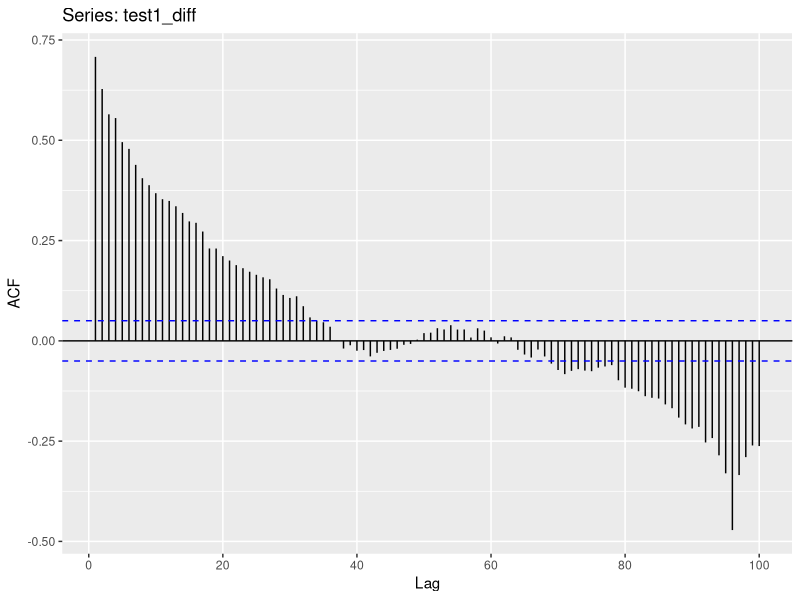
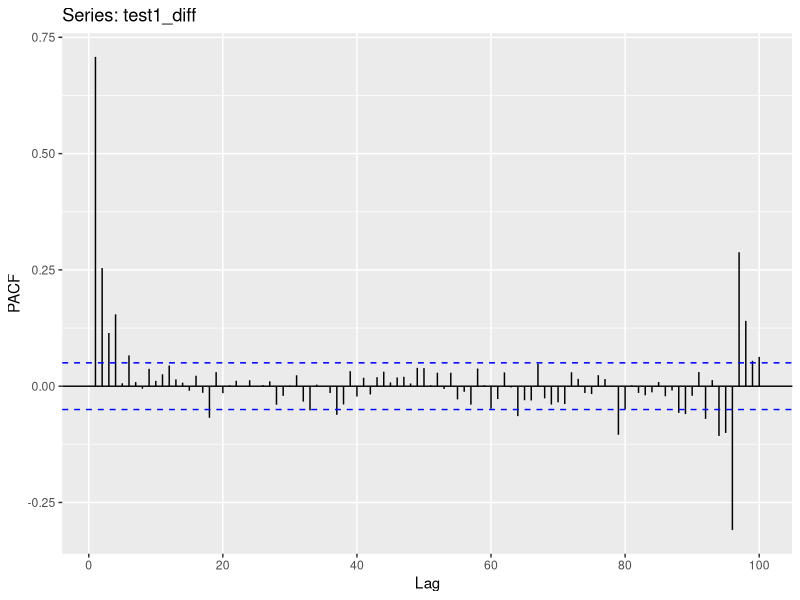
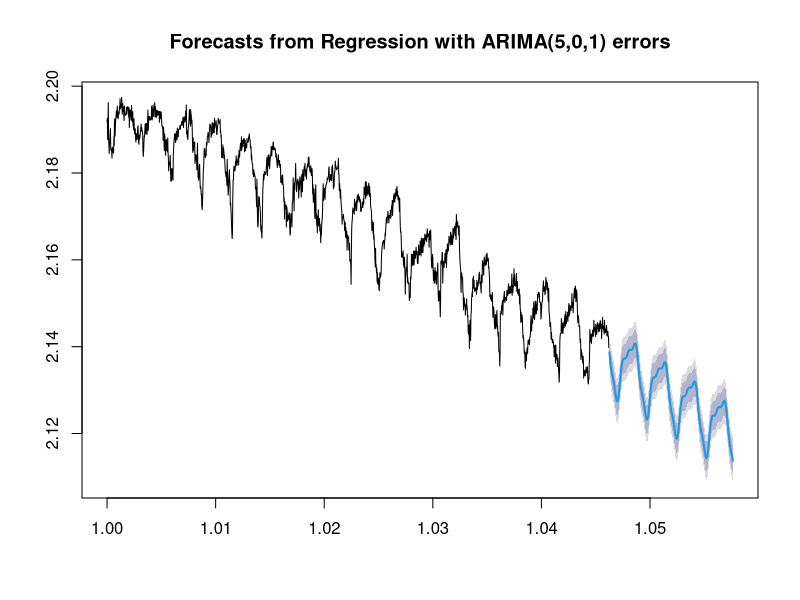

Write R code to recreate these figures, in order.
## ---- chunk 1
knitr::opts_chunk$set(echo = TRUE)
## ---- chunk 2
library(tidyverse)
library(gridExtra)
library(here)
library(zoo)
library(tseries)
library(forecast)
## ---- chunk 3
here()
lv <- read_csv('180301 Level Data copy.csv')

lv$date_time <- as.POSIXct(lv$date_time, format = '%m/%d/%y %H:%M')
## ---- chunk 4
lv_ts_wk <- msts(lv$level_m, seasonal.periods=c(96,35064))
test1_diff <- diff(lv_ts_wk, lag=96)

lv_ts_wk %>% adf.test(k=96)
test1_diff %>% adf.test(k=96)
## ---- chunk 5
ggAcf(test1_diff, lag.max=100)
ggPacf(test1_diff, lag.max=100)
## ---- chunk 6
auto_fit <- auto.arima(lv_ts_wk, seasonal=FALSE, xreg=fourier(lv_ts_wk, K=c(4,1)))
plot(forecast(auto_fit, h=400, xreg=fourier(lv_ts_wk, K=c(4,1), h=400)))
## ---- chunk 7
auto_fit
